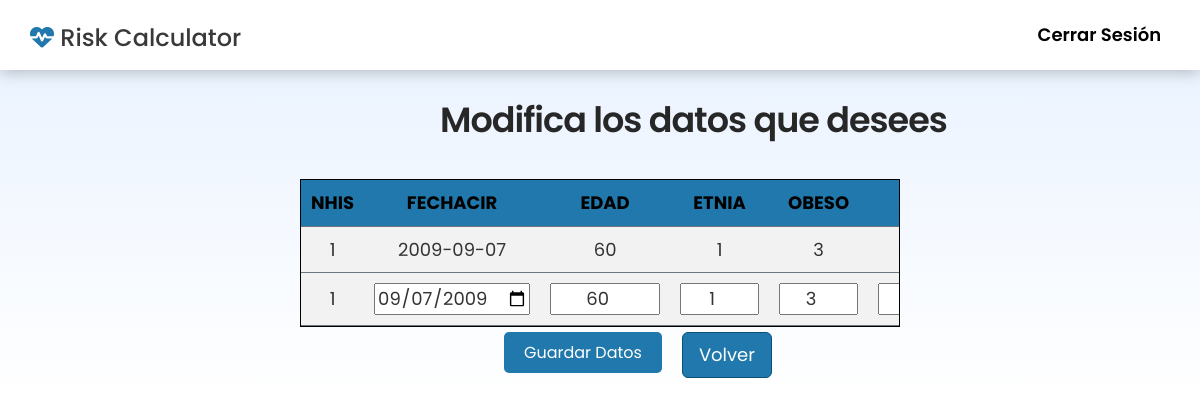
The page /editPatient.php?id=1 on the database its author committed.
### tables this page shows
CREATE TABLE `patients` (
  `NHIS` int(11) NOT NULL,
  `FECHACIR` date DEFAULT NULL,
  `EDAD` int(2) DEFAULT NULL,
  `ETNIA` int(1) DEFAULT NULL,
  `OBESO` int(1) DEFAULT NULL,
  `HTA` int(1) DEFAULT NULL,
  `DM` int(1) DEFAULT NULL,
  `TABACO` int(1) DEFAULT NULL,
  `HEREDA` int(1) DEFAULT NULL,
  `TACTOR` int(1) DEFAULT NULL,
  `PSAPRE` decimal(4,2) DEFAULT NULL,
  `PSALT` decimal(3,2) DEFAULT NULL,
  `TDUPPRE` decimal(5,2) DEFAULT NULL,
  `ECOTR` int(1) DEFAULT NULL,
  `NBIOPSIA` int(1) DEFAULT NULL,
  `HISTO` int(1) DEFAULT NULL,
  `GLEASON1` int(1) DEFAULT NULL,
  `NCILPOS` int(2) DEFAULT NULL,
  `BILAT` int(1) DEFAULT NULL,
  `PORCENT` decimal(4,2) DEFAULT NULL,
  `IPERIN` int(1) DEFAULT NULL,
  `ILINF` int(1) DEFAULT NULL,
  `IVASCU` int(1) DEFAULT NULL,
  `TNM1` int(1) DEFAULT NULL,
  `HISTO2` int(1) DEFAULT NULL,
  `GLEASON2` int(1) DEFAULT NULL,
  `BILAT2` int(1) DEFAULT NULL,
  `LOCALIZ` int(1) DEFAULT NULL,
  `MULTIFOC` int(1) DEFAULT NULL,
  `VOLUMEN` decimal(4,2) DEFAULT NULL,
  `EXTRACAP` int(1) DEFAULT NULL,
  `VVSS` int(1) DEFAULT NULL,
  `IPERIN2` int(1) DEFAULT NULL,
  `ILINF2` int(1) DEFAULT NULL,
  `IVASCU2` int(1) DEFAULT NULL,
  `PINAG` int(1) DEFAULT NULL,
  `MARGEN` int(1) DEFAULT NULL,
  `TNM2` int(1) DEFAULT NULL,
  `PSAPOS` decimal(4,2) DEFAULT NULL,
  `RTPADYU` int(1) DEFAULT NULL,
  `RTPMES` int(2) DEFAULT NULL,
  `RBQ` int(1) DEFAULT NULL,
  `TRBQ` int(3) DEFAULT NULL,
  `TDUPLI` decimal(4,2) DEFAULT NULL,
  `T1MTX` int(2) DEFAULT NULL,
  `FECHAFIN` date DEFAULT NULL,
  `FALLEC` int(1) DEFAULT NULL,
  `TSUPERV` int(2) DEFAULT NULL,
  `PSAFIN` decimal(5,2) DEFAULT NULL,
  `TSEGUI` int(3) DEFAULT NULL,
  `NOTAS` varchar(17) DEFAULT NULL,
  `CAPRA_S` int(2) DEFAULT NULL,
  `RA` int(1) DEFAULT NULL,
  `PTEN` int(1) DEFAULT NULL,
  `ERG` int(1) DEFAULT NULL,
  `KI_67` int(1) DEFAULT NULL,
  `SPINK1` int(1) DEFAULT NULL,
  `C_MYC` int(1) DEFAULT NULL
);

### editPatient.php (the view, shortened to what this page needs)
<?php
$conn = mysqli_connect("localhost", "root", "", "bbdd");
$contenidoPrincipal="<h2 style='margin-left: 35%'>Modifica los datos que desees</h2>";
$id = $_GET["id"];
$sql = "SELECT * FROM patients WHERE NHIS = $id";
$result = mysqli_query($conn, $sql);
$tabla = "";
$tabla.=<<<EOS
<div style="width: 50%; overflow-x: scroll; overflow-y: hidden; margin: 0 auto; border: 1px solid black; margin-top: 2%; font-size: large;">
EOS;
if (mysqli_num_rows($result) > 0) {
    $tabla .= "<table>";
    $tabla .= "<tr>";
    $column_names = mysqli_fetch_fields($result);
    foreach ($column_names as $column_name) {
        $tabla .= "<th>" . $column_name->name . "</th>";
    }
    $tabla .= "</tr>";
    while ($rowT = mysqli_fetch_assoc($result)) {
        $tabla .= "<tr>";
        foreach ($column_names as $column_name) {
            $tabla .= "<td>" . $rowT[$column_name->name] . "</td>";
        }
        $tabla .= "</tr>";
    }
    $sql = "SELECT * FROM patients WHERE NHIS = $id";
    $result = mysqli_query($conn, $sql);
    while ($rowT = mysqli_fetch_assoc($result)) {
        $fechacirAnterior=isset($rowT['FECHACIR']) ? $rowT['FECHACIR']:null;
        $edadAnterior=isset($rowT['EDAD']) ? $rowT['EDAD']:null;
        $etniaAnterior=isset($rowT['ETNIA']) ? $rowT['ETNIA']:null;
        $obesoAnterior=isset($rowT['OBESO']) ? $rowT['OBESO']:null;
        $htaAnterior=isset($rowT['HTA']) ? $rowT['HTA']:null;
        $dmAnterior=isset($rowT['DM']) ? $rowT['DM']:null;
        $tabacoAnterior=isset($rowT['TABACO']) ? $rowT['TABACO']:null;
        $heredaAnterior=isset($rowT['HEREDA']) ? $rowT['HEREDA']:null;
        $tactorAnterior=isset($rowT['TACTOR']) ? $rowT['TACTOR']:null;
        $psapreAnterior=isset($rowT['PSAPRE']) ? $rowT['PSAPRE']:null;
        $psaltAnterior=isset($rowT['PSALT']) ? $rowT['PSALT']:null;
        $tduppreAnterior=isset($rowT['TDUPPRE']) ? $rowT['TDUPPRE']:null;
        $ecotrAnterior=isset($rowT['ECOTR']) ? $rowT['ECOTR']:null;
        $nbiopsiaAnterior=isset($rowT['NBIOPSIA']) ? $rowT['NBIOPSIA']:null;
        $histoAnterior=isset($rowT['HISTO']) ? $rowT['HISTO']:null;
        $gleason1Anterior=isset($rowT['GLEASON1']) ? $rowT['GLEASON1']:null;
        $ncilposAnterior=isset($rowT['NCILPOS']) ? $rowT['NCILPOS']:null;
        $bilatAnterior=isset($rowT['BILAT']) ? $rowT['BILAT']:null;
        $porcentAnterior=isset($rowT['PORCENT']) ? $rowT['PORCENT']:null;
        $iperinAnterior=isset($rowT['IPERIN']) ? $rowT['IPERIN']:null;
        $ilinfAnterior=isset($rowT['ILINF']) ? $rowT['ILINF']:null;
        $ivascuAnterior=isset($rowT['IVASCU']) ? $rowT['IVASCU']:null;
        $tnm1Anterior=isset($rowT['TNM1']) ? $rowT['TNM1']:null;
        $histo2Anterior=isset($rowT['HISTO2']) ? $rowT['HISTO2']:null;
        $gleason2Anterior=isset($rowT['GLEASON2']) ? $rowT['GLEASON2']:null;
        $bilat2Anterior=isset($rowT['BILAT2']) ? $rowT['BILAT2']:null;
        $localizAnterior=isset($rowT['LOCALIZ']) ? $rowT['LOCALIZ']:null;
        $multifocAnterior=isset($rowT['MULTIFOC']) ? $rowT['MULTIFOC']:null;
        $volumenAnterior=isset($rowT['VOLUMEN']) ? $rowT['VOLUMEN']:null;
        $extracapAnterior=isset($rowT['EXTRACAP']) ? $rowT['EXTRACAP']:null;
        $vvssAnterior=isset($rowT['VVSS']) ? $rowT['VVSS']:null;
        $iperin2Anterior=isset($rowT['IPERIN2']) ? $rowT['IPERIN2']:null;
        $ilinf2Anterior=isset($rowT['ILINF2']) ? $rowT['ILINF2']:null;
        $ivascu2Anterior=isset($rowT['IVASCU2']) ? $rowT['IVASCU2']:null;
        $pinagAnterior=isset($rowT['PINAG']) ? $rowT['PINAG']:null;
        $margenAnterior=isset($rowT['MARGEN']) ? $rowT['MARGEN']:null;
        $tnm2Anterior=isset($rowT['TNM2']) ? $rowT['TNM2']:null;
        $psaposAnterior=isset($rowT['PSAPOS']) ? $rowT['PSAPOS']:null;
        $rtpadyuAnterior=isset($rowT['RTPADYU']) ? $rowT['RTPADYU']:null;
        $rtpmesAnterior=isset($rowT['RTPMES']) ? $rowT['RTPMES']:null;
        $rbqAnterior=isset($rowT['RBQ']) ? $rowT['RBQ']:null;
        $trbqAnterior=isset($rowT['TRBQ']) ? $rowT['TRBQ']:null;
        $tdupliAnterior=isset($rowT['TDUPLI']) ? $rowT['TDUPLI']:null;
        $t1mtxAnterior=isset($rowT['T1MTX']) ? $rowT['T1MTX']:null;
        $fechafinAnterior=isset($rowT['FECHAFIN']) ? $rowT['FECHAFIN']:null;
        $fallecAnterior=isset($rowT['FALLEC']) ? $rowT['FALLEC']:null;
        $tsupervAnterior=isset($rowT['TSUPERV']) ? $rowT['TSUPERV']:null;
        $psafinAnterior=isset($rowT['PSAFIN']) ? $rowT['PSAFIN']:null;
        $tseguiAnterior=isset($rowT['TSEGUI']) ? $rowT['TSEGUI']:null;
        $notasAnterior=isset($rowT['NOTAS']) ? $rowT['NOTAS']:null;
        $capra_sAnterior=isset($rowT['CAPRA_S']) ? $rowT['CAPRA_S']:null;
        $raAnterior=isset($rowT['RA']) ? $rowT['RA']:null;
        $ptenAnterior=isset($rowT['PTEN']) ? $rowT['PTEN']:null;
        $ergAnterior=isset($rowT['ERG']) ? $rowT['ERG']:null;
        $ki_67Anterior=isset($rowT['KI_67']) ? $rowT['KI_67']:null;
        $spink1Anterior=isset($rowT['SPINK1']) ? $rowT['SPINK1']:null;
        $c_mycAnterior=isset($rowT['C_MYC']) ? $rowT['C_MYC']:null;
        $textoFecha= date('Y-m-d');
            $tabla .=<<<EOS
<form method= "post" enctype="application/x-www-form-urlencoded" action="procesarEditPatient.php?id=$id">
<tr>
            <td>$id</td>
            <td><input type="date" min="1990-01-01" max='$textoFecha' name="fechacir" value=$fechacirAnterior /></td>
            <td><input type="number" min="0" max="120" name="edad" value=$edadAnterior /></td>
            <td><input type="number" min="1" max="4" name="etnia" value=$etniaAnterior /></td>
            <td><input type="number" min="0" max="3" name="obeso" value=$obesoAnterior /></td>
            <td><input type="number" min="1" max="3" name="hta" value=$htaAnterior /></td>
            <td><input type="number" min="1" max="3" name="dm" value=$dmAnterior /></td>
            <td><input type="number" min="0" max="5" name="tabaco" value=$tabacoAnterior /></td>
            <td><input type="number" min="1" max="2" name="hereda" value=$heredaAnterior /></td>
            <td><input type="number" min="1" max="3" name="tactor" value=$tactorAnterior /></td>
            <td><input type="number" min="0" max="999" step="any" name="psapre" value=$psapreAnterior /></td>
            <td><input type="number" min="0" max="1" step="any" name="psalt" value=$psaltAnterior /></td>
            <td><input type="number" min="0" max="999" step="any" name="tduppre" value=$tduppreAnterior /></td>
            <td><input type="number" min="1" max="2" name="ecotr" value=$ecotrAnterior /></td>
            <td><input type="number" min="0" max="999" name="nbiopsia" value=$nbiopsiaAnterior /></td>
            <td><input type="number" min="1" max="2" name="histo" value=$histoAnterior /></td>
            <td><input type="number" min="0" max="5" name="gleason1" value=$gleason1Anterior /></td>
            <td><input type="number" min="1" max="3" name="ncilpos" value=$ncilposAnterior /></td>
            <td><input type="number" min="1" max="2" name="bilat" value=$bilatAnterior /></td>
            <td><input type="number" min="0" max="100" name="porcent" value=$porcentAnterior /></td>
            <td><input type="number" min="1" max="3" name="iperin" value=$iperinAnterior /></td>
            <td><input type="number" min="1" max="3" name="ilinf" value=$ilinfAnterior /></td>
            <td><input type="number" min="1" max="3" name="ivascu" value=$ivascuAnterior /></td>
            <td><input type="number" min="1" max="3" name="tnm1" value=$tnm1Anterior /></td>
            <td><input type="number" min="1" max="2" name="histo2" value=$histo2Anterior /></td>
            <td><input type="number" min="0" max="5" name="gleason2" value=$gleason2Anterior /></td>
            <td><input type="number" min="1" max="2" name="bilat2" value=$bilat2Anterior /></td>
            <td><input type="number" min="1" max="4" name="localiz" value=$localizAnterior /></td>
            <td><input type="number" min="1" max="2" name="multifoc" value=$multifocAnterior /></td>
            <td><input type="number" min="1" max="100" name="volumen" value=$volumenAnterior /></td>
            <td><input type="number" min="1" max="2" name="extracap" value=$extracapAnterior /></td>
            <td><input type="number" min="1" max="3" name="vvss" value=$vvssAnterior /></td>
            <td><input type="number" min="1" max="3" name="iperin2" value=$iperin2Anterior /></td>
            <td><input type="number" min="1" max="3" name="ilinf2" value=$ilinf2Anterior /></td>
            <td><input type="number" min="1" max="3" name="ivascu2" value=$ivascu2Anterior /></td>
            <td><input type="number" min="1" max="3" name="pinag" value=$pinagAnterior /></td>
            <td><input type="number" min="1" max="3" name="margen" value=$margenAnterior /></td>
            <td><input type="number" min="1" max="5" name="tnm2" value=$tnm2Anterior /></td>
            <td><input type="number" min="0" max="999" step="any" name="psapos" value=$psaposAnterior /></td>
            <td><input type="number" min="1" max="2" name="rtpadyu" value=$rtpadyuAnterior /></td>
            <td><input type="number" min="0" max="999" name="rtpmes" value=$rtpmesAnterior /></td>
            <td><input type="number" min="1" max="3" name="rbq" value=$rbqAnterior /></td>
            <td><input type="number" min="0" max="999" name="trbq" value=$trbqAnterior /></td>
            <td><input type="number" min="0" max="999" name="tdupli" step="any" value=$tdupliAnterior /></td>
            <td><input type="number" min="0" max="999" name="t1mtx" value=$t1mtxAnterior /></td>
            <td><input type="date" name="fechafin" min="1990-01-01" max='$textoFecha' value=$fechafinAnterior /></td>
            <td><input type="number" min="1" max="2" name="fallec" value=$fallecAnterior /></td>
            <td><input type="number" min="0" max="999" name="tsuperv" value=$tsupervAnterior /></td>
            <td><input type="number" min="0" max="999" step="any" name="psafin" value=$psafinAnterior /></td>
            <td><input type="number" min="0" max="999" name="tsegui" value=$tseguiAnterior /></td>
            <td><input type="text" name="notas" value=$notasAnterior /></td>
            <td><input type="number" min="0" max="999" name="capras" value=$capra_sAnterior /></td>
            <td><input type="number" min="0" max="1" name="ra" value=$raAnterior /></td>
            <td><input type="number" min="0" max="2" name="pten" value=$ptenAnterior /></td>
            <td><input type="number" min="0" max="1" name="erg" value=$ergAnterior /></td>
            <td><input type="number" min="0" max="2" name="ki67" value=$ki_67Anterior /></td>
            <td><input type="number" min="0" max="1" name="spink1" value=$spink1Anterior /></td>
            <td><input type="number" min="0" max="1" name="cmyc" value=$c_mycAnterior /></td>
</tr>
</table>
</div>
<div style="width: 10%; margin-left: 42%; margin-top: 5px;">
<div style="display: flex;  " >
<input class="btn btn-success btn-lg" type="submit" name="Editado" value="Guardar Datos" style="margin-right: 20px"/>
<a href='searchPatient.php?id=$id' class='btn btn-success btn-lg'>Volver</a>
</div>
</div>
<link rel="stylesheet" href="css/tableStyle.css">
EOS;
    }
} else {
    $tabla .= "<h1>0 results</h1>";
    $tabla .= "<a href='tablaPacientes.php' class='btn btn-success btn-lg'>Volver</a>";
    $hayResultado=false;
}
require __DIR__.'/includes/layout.php';

### rows shown on the page
patients: NHIS "1", FECHACIR "2009-09-07", EDAD "60", ETNIA "1", OBESO "3", fechacir "09/07/2009", edad "60", etnia "1", obeso "3", hta "2"

### other values the page prints
$column_name->name "NHIS"
$column_name->name "FECHACIR"
$column_name->name "EDAD"
$column_name->name "ETNIA"
$column_name->name "OBESO"
